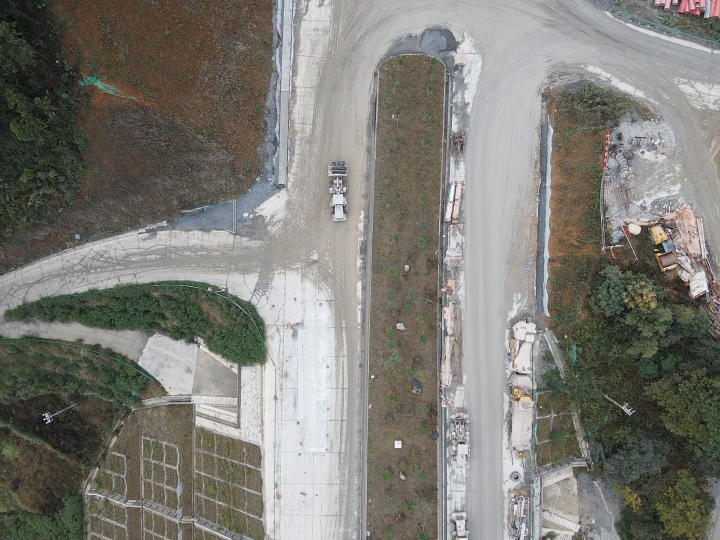
#> input picture dataset/1-100/dji_fly_20251111_094542_0_1762825542556_photo_low_quality.jpg, 1440 x 1080 px (shown at 1/2 size); its folder holds only this picture in this run
$ python data_dump.py
#> lines starting #> are read from the running program, lines starting #| are printed output that depends on the picture
"""
数据归一化脚本，用于图片去重、大图切分 (Slicing)，以便于YOLO训练

功能：
1. 感知哈希 (pHash) 去重：移除视觉上极其相似的重复图片
2. 滑动窗口切图 (Slicing)：将无人机高分辨率大图（如4000x3000）切分为重叠的小块（如 640x640 或 1024x1024）
   - 这样既能保持围栏等小目标的像素级清晰度，又能满足 YOLO 的输入要求
3. 多尺度保留 (Multi-scale)：对于大图，除了切片外，也会生成一张缩放后的全局图 (Global View)。
   - 这可以解决长条形围栏在切片中被截断、丢失全局上下文的问题。
4. 支持多线程处理，加速大批量图片处理
"""

import os
import hashlib
from pathlib import Path
from concurrent.futures import ThreadPoolExecutor
from PIL import Image
import numpy as np
import cv2

# ─── 配置参数 ─────────────────────────────────────────────────────────────────
INPUT_DIR = "/home/fs-ai/llama-qwen/dataset"      # 原始图片目录
OUTPUT_DIR = "/home/fs-ai/llama-qwen/yolo-drone/dataset_norm"  # 处理后图片输出目录
TILE_SIZE = 1024                                  # 切块大小 (正方形) - YOLOv8 支持 1024
OVERLAP_RATIO = 0.25                               # 相邻切块的重叠率
PHASH_THRESHOLD = 5                               # pHash 差异阈值
SUPPORTED_EXTS = {".jpg", ".jpeg", ".png", ".JPG", ".JPEG", ".PNG"}
# ──────────────────────────────────────────────────────────────────────────────

def get_phash(img_path):
    """计算图片的感知哈希值 (pHash)"""
    try:
        img = Image.open(img_path).convert('L').resize((32, 32), Image.Resampling.LANCZOS)
        pixels = np.array(img.getdata(), dtype=float).reshape((32, 32))
        dct = cv2.dct(pixels)
        dctlowfreq = dct[:8, :8]
        med = np.median(dctlowfreq)
        diff = dctlowfreq > med
        return sum([2 ** i for (i, v) in enumerate(diff.flatten()) if v])
    except Exception as e:
        print(f"Error computing pHash for {img_path}: {e}")
        return None

def hamming_distance(hash1, hash2):
    """计算两个哈希值的汉明距离"""
    return bin(hash1 ^ hash2).count('1')

def create_global_view(img, target_size):
    """生成全局视角的缩放图 (Letterbox)"""
    h, w = img.shape[:2]
    scale = min(target_size / w, target_size / h)
    nw, nh = int(w * scale), int(h * scale)
    resized = cv2.resize(img, (nw, nh), interpolation=cv2.INTER_AREA)
    new_img = np.zeros((target_size, target_size, 3), dtype=np.uint8)
    y_off, x_off = (target_size - nh) // 2, (target_size - nw) // 2
    new_img[y_off:y_off+nh, x_off:x_off+nw] = resized
    return new_img

def slice_image(image_path, tile_size, overlap_ratio):
    """
    将大图进行滑动窗口切片
    返回切片后的 numpy 图像列表，列表的第一个元素始终是全局缩放图
    """
    try:
        img = cv2.imread(str(image_path))
        if img is None:
            return []

        h, w = img.shape[:2]
        tiles = []

        # 1. 首先生成一张全局的缩放图 (Global View)
        # 这保证了无论图片怎么切，模型都能看到一次完整的围栏走向
        global_view = create_global_view(img, tile_size)
        tiles.append({"type": "global", "img": global_view})

        if h <= tile_size and w <= tile_size:
            return tiles

        # 2. 生成局部高清切片 (Local Tiles)
        stride = int(tile_size * (1 - overlap_ratio))
        nx = max(1, int(np.ceil((w - tile_size) / stride)) + 1)
        ny = max(1, int(np.ceil((h - tile_size) / stride)) + 1)

        for i in range(ny):
            for j in range(nx):
                y0 = i * stride
                x0 = j * stride

                if y0 + tile_size > h:
                    y0 = max(0, h - tile_size)
                if x0 + tile_size > w:
                    x0 = max(0, w - tile_size)

                y1 = min(h, y0 + tile_size)
                x1 = min(w, x0 + tile_size)

                crop = img[y0:y1, x0:x1]

                ch, cw = crop.shape[:2]
                if ch < tile_size or cw < tile_size:
                    padded = np.zeros((tile_size, tile_size, 3), dtype=np.uint8)
                    padded[:ch, :cw] = crop
                    tiles.append({"type": "tile", "img": padded})
                else:
                    tiles.append({"type": "tile", "img": crop})

        return tiles
    except Exception as e:
        print(f"Error slicing {image_path}: {e}")
        return []

def filter_useless_tile(img_array, edge_threshold=50):
    """
    使用传统的 CV 方法初步过滤纯树林、纯土壤等无意义图片。
    如果图片中的边缘信息（高频细节如脚手架、围栏、建筑结构）过少，则认为无意义。
    返回: True(保留), False(过滤)
    """
    # 转换为灰度图
    gray = cv2.cvtColor(img_array, cv2.COLOR_BGR2GRAY)

    # 计算 Canny 边缘
    edges = cv2.Canny(gray, 100, 200)

    # 计算边缘像素点的比例
    edge_ratio = np.sum(edges > 0) / (img_array.shape[0] * img_array.shape[1])

    # 设定一个经验阈值，通常纯树林/土壤的边缘比例比较均匀且偏低，
    # 而包含脚手架、围栏、基坑等人工结构的图，边缘比例较高或有强烈的线条特征。
    # 我们这里用一个极低的阈值先卡掉纯黑/模糊/极度平滑的块
    if edge_ratio < 0.01:
        return False

    return True

def process_images():
    input_path = Path(INPUT_DIR)
    output_path = Path(OUTPUT_DIR)
    output_path.mkdir(parents=True, exist_ok=True)

    all_images = []
    for ext in SUPPORTED_EXTS:
        all_images.extend(input_path.rglob(f"*{ext}"))

    print(f"找到 {len(all_images)} 张图片待处理...")

    print("开始计算 pHash 进行去重...")
    unique_hashes = []
    unique_images = []

    def process_hash(img_path):
        phash = get_phash(img_path)
        return img_path, phash

    with ThreadPoolExecutor(max_workers=8) as executor:
        results = list(executor.map(process_hash, all_images))

    for img_path, phash in results:
        if phash is None:
            continue

        is_duplicate = False
        for uhash in unique_hashes:
            if hamming_distance(phash, uhash) <= PHASH_THRESHOLD:
                is_duplicate = True
                break

        if not is_duplicate:
            unique_hashes.append(phash)
            unique_images.append(img_path)

    print(f"去重完成。剩余 {len(unique_images)} 张独立原图。")

    print(f"开始对高分辨率图片进行滑动切片 ({TILE_SIZE}x{TILE_SIZE}, 重叠 {OVERLAP_RATIO*100}%)...")
    total_tiles_generated = 0
    filtered_count = 0

    for i, img_path in enumerate(unique_images):
        tiles_info = slice_image(img_path, TILE_SIZE, OVERLAP_RATIO)
#> in slice_image, img is the input picture: shape (1080, 1440, 3); mean B, G, R 117.7, 124, 125.3
#> in create_global_view, `resized = cv2.resize(img, (nw, nh), interpolation=cv2.INTER_AREA)`:
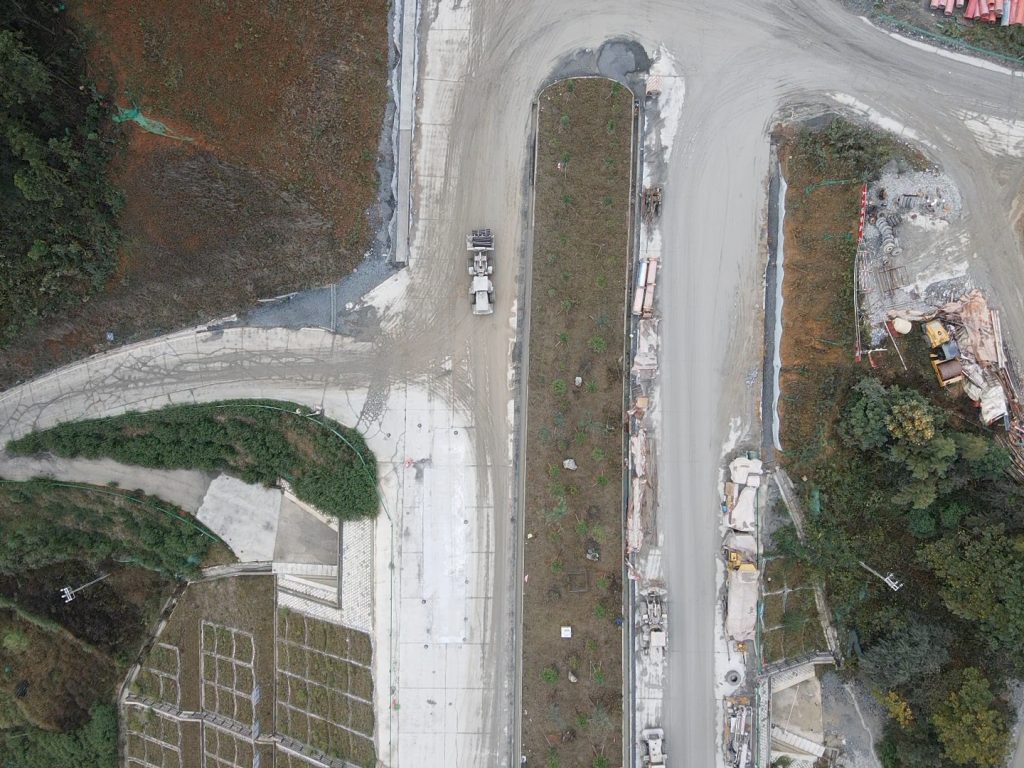
#> resized: shape (768, 1024, 3); mean B, G, R 117.7, 124, 125.3
#> in create_global_view, `new_img[y_off:y_off+nh, x_off:x_off+nw] = resized`:
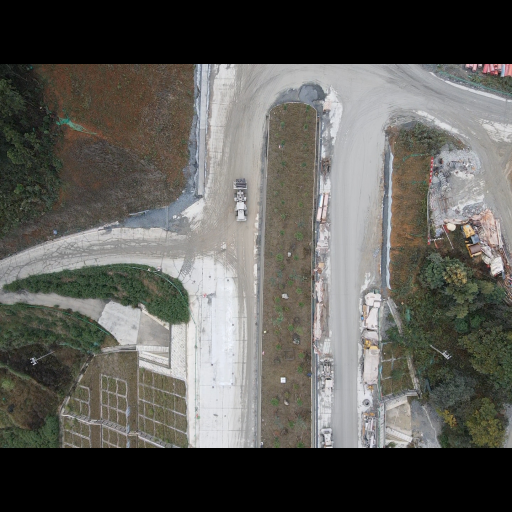
#> new_img: shape (1024, 1024, 3) (shown at 1/2 size); mean B, G, R 88.3, 93, 94
#> after the loop in slice_image, `for i in range(ny):`: tiles = 5 items
#> tiles_info = 5 items
        for t_idx, tile_dict in enumerate(tiles_info):
            tile_img = tile_dict["img"]
            tile_type = tile_dict["type"]

            # 如果是全局缩放图，或者是原图就很小，直接保留不过滤
            # 只有局部切片才需要经过无意义过滤
            if tile_type == "tile" and not filter_useless_tile(tile_img):
                filtered_count += 1
                continue

            # 命名区分：全局图带 global 后缀，切片带 tile 后缀
            if tile_type == "global":
                out_file = output_path / f"img_{i:05d}_global.jpg"
            else:
                out_file = output_path / f"img_{i:05d}_tile_{t_idx:02d}.jpg"

            cv2.imwrite(str(out_file), tile_img)
            total_tiles_generated += 1
#> this loop made 5 passes
#> (tile_type, edge_ratio in filter_useless_tile) on passes 2 to 5: ('tile', 0.129), ('tile', 0.144), ('tile', 0.133), ('tile', 0.147)
#> tile_type on pass 1: 'global'
#> pass 2, in process_images, `tile_img = tile_dict["img"]`:
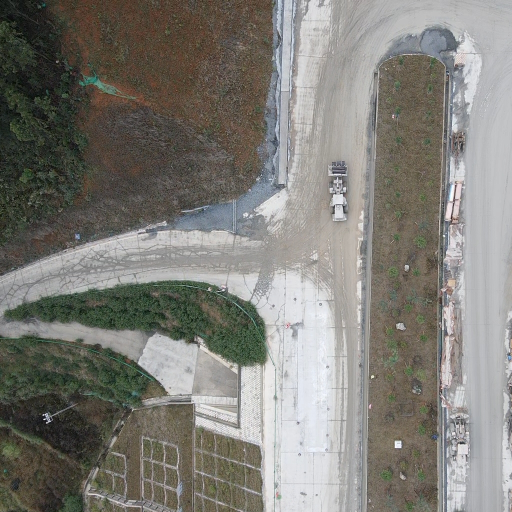
#> tile_img: shape (1024, 1024, 3) (shown at 1/2 size); mean of channels 0, 1, 2 119.6, 125.6, 127.2; drawn as B, G, R
#> pass 2, in filter_useless_tile, `edges = cv2.Canny(gray, 100, 200)`:
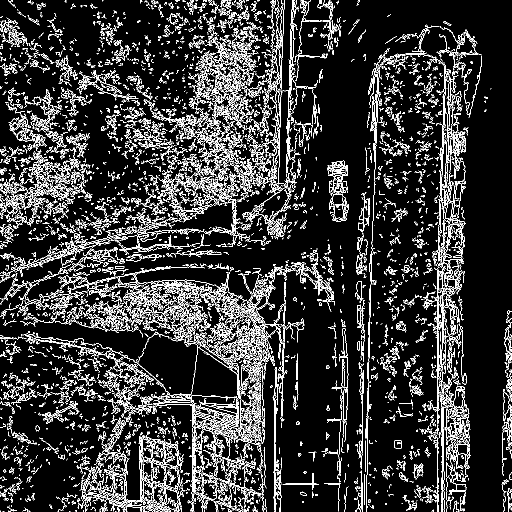
#> edges: shape (1024, 1024) (shown at 1/2 size); 12.9% white in thin lines or dots
#> pass 3, in process_images, `tile_img = tile_dict["img"]`:
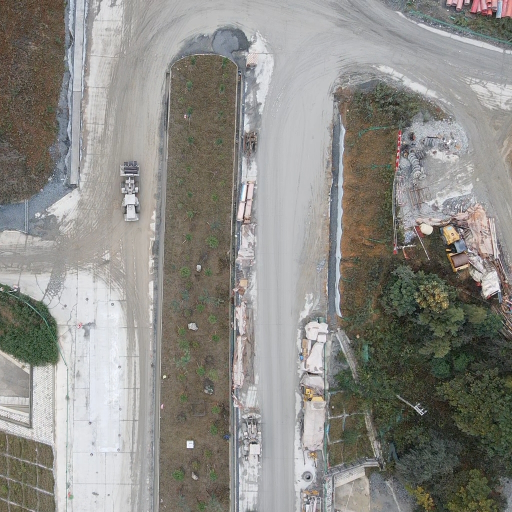
#> tile_img: shape (1024, 1024, 3) (shown at 1/2 size); mean of channels 0, 1, 2 134.3, 139.3, 140.8; drawn as B, G, R
#> after the loop, filtered_count = 0; total_tiles_generated = 5

        if (i + 1) % 50 == 0:
            print(f"已处理 {i+1}/{len(unique_images)} 张原图，已生成 {total_tiles_generated} 张训练图，过滤了 {filtered_count} 张无意义切块")

    print(f"\n处理完成！")
    print(f"原始图片: {len(all_images)} 张")
    print(f"去重后独立原图: {len(unique_images)} 张")
    print(f"切片+全局图 生成最终训练图: {total_tiles_generated} 张")
#| 切片+全局图 生成最终训练图: 5 张
    print(f"传统CV算法过滤掉无意义切块: {filtered_count} 张")
#| 传统CV算法过滤掉无意义切块: 0 张
    print(f"输出目录: {OUTPUT_DIR}")

if __name__ == "__main__":
    process_images()
